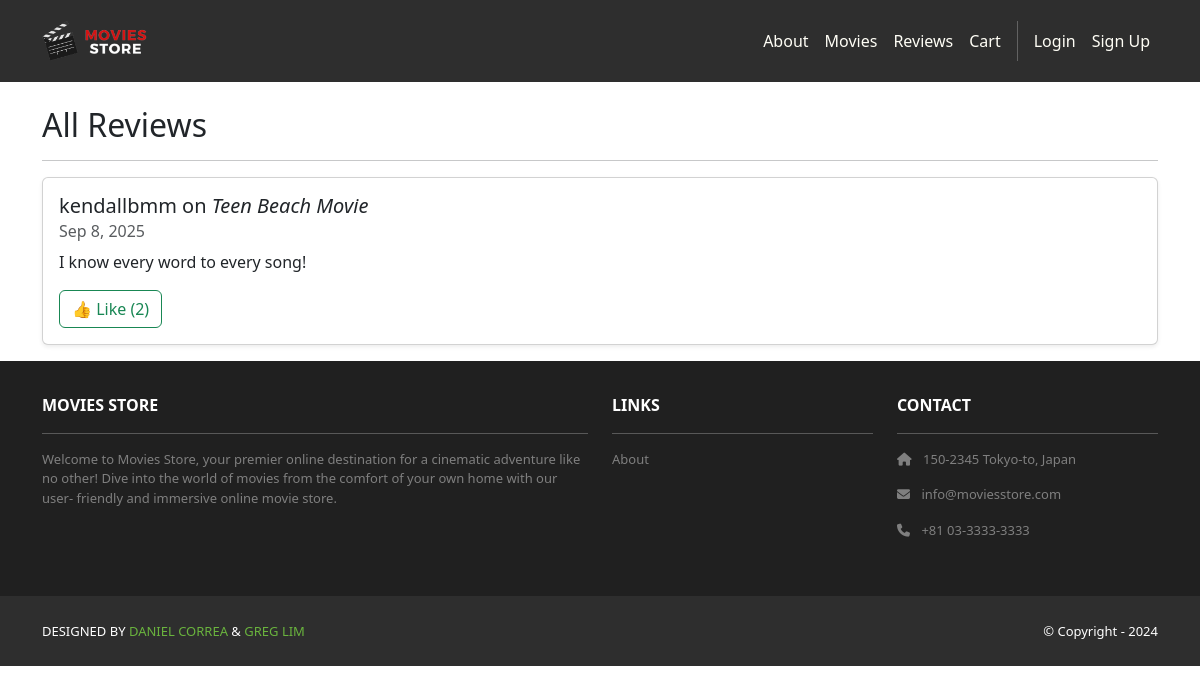
Screenshot of /movies/reviews/ with the database file from the repository.
### movies/models.py (models this page shows, shortened)
class Review(models.Model):
    id = models.AutoField(primary_key=True)
    comment = models.CharField(max_length=255)
    date = models.DateTimeField(auto_now_add=True)
    movie = models.ForeignKey(Movie,
        on_delete=models.CASCADE)
    user = models.ForeignKey(User,
        on_delete=models.CASCADE)
    likes = models.PositiveIntegerField(default=0)
    reported = models.BooleanField(default=False)

class Movie(models.Model):
    id = models.AutoField(primary_key=True)
    name = models.CharField(max_length=255)
    price = models.IntegerField()
    description = models.TextField()
    image = models.ImageField(upload_to='movie_images/')

### movies/views.py (the view)
# urls.py: path('reviews/', views.reviews_page, name='movies.reviews_page'),
def reviews_page(request):
    reviews = Review.objects.select_related('movie', 'user').order_by('-likes', '-date')
    return render(request, 'movies/reviews_page.html', {'reviews': reviews})

### movies/templates/movies/reviews_page.html (shortened to what this page needs)
{% extends 'base.html' %}
{% block content %}
<div class="container mt-4">
  <h2>All Reviews</h2>
  <hr>
  {% if reviews %}
    {% for review in reviews %}
      {% if not review.reported %}
      <div class="card mb-3 shadow-sm" id="review-{{ review.id }}">
        <div class="card-body">
          <h5 class="card-title">{{ review.user.username }} on <em>{{ review.movie.name }}</em></h5>
          <h6 class="card-subtitle mb-2 text-muted">{{ review.date|date:"M j, Y" }}</h6>
          <p class="card-text">{{ review.comment }}</p>
          <button class="btn btn-outline-success like-btn" data-id="{{ review.id }}">
            👍 Like (<span id="like-count-{{ review.id }}">{{ review.likes }}</span>)
          </button>
        </div>
      </div>
      {% endif %}
    {% endfor %}
  {% else %}
    <p>No reviews yet.</p>
  {% endif %}
</div>
{% endblock content %}

### moviesstore/static/css/style.css (style rules this page uses)
html, body { height: 100%; margin: 0; }
body { display: flex; flex-direction: column; }

### rows the page displays
Review: user.username "kendallbmm", movie.name "Teen Beach Movie", date "Sep 8, 2025", comment "I know every word to every song!", likes "2"
